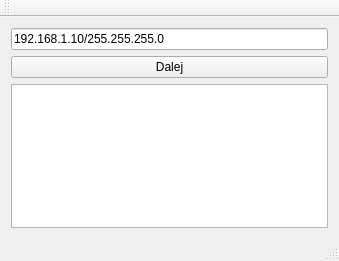
<?xml version="1.0" encoding="UTF-8"?>
<ui version="4.0">
 <class>MainWindow</class>
 <widget class="QMainWindow" name="MainWindow">
  <property name="geometry">
   <rect>
    <x>0</x>
    <y>0</y>
    <width>339</width>
    <height>261</height>
   </rect>
  </property>
  <property name="windowTitle">
   <string>MainWindow</string>
  </property>
  <widget class="QWidget" name="centralWidget">
   <layout class="QVBoxLayout" name="verticalLayout_2">
    <item>
     <widget class="QLineEdit" name="addressIP">
      <property name="text">
       <string>192.168.1.10/255.255.255.0</string>
      </property>
     </widget>
    </item>
    <item>
     <widget class="QPushButton" name="agree">
      <property name="text">
       <string>Dalej</string>
      </property>
     </widget>
    </item>
    <item>
     <widget class="QTextBrowser" name="textBrowser"/>
    </item>
   </layout>
  </widget>
  <widget class="QMenuBar" name="menuBar">
   <property name="geometry">
    <rect>
     <x>0</x>
     <y>0</y>
     <width>339</width>
     <height>21</height>
    </rect>
   </property>
  </widget>
  <widget class="QToolBar" name="mainToolBar">
   <attribute name="toolBarArea">
    <enum>TopToolBarArea</enum>
   </attribute>
   <attribute name="toolBarBreak">
    <bool>false</bool>
   </attribute>
  </widget>
  <widget class="QStatusBar" name="statusBar"/>
 </widget>
 <layoutdefault spacing="6" margin="11"/>
 <resources/>
 <connections/>
</ui>
